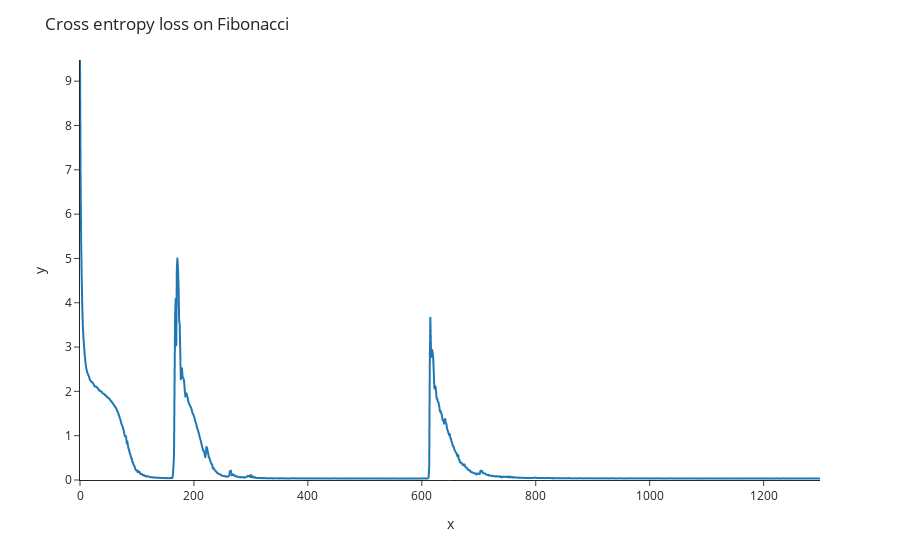

Notebook cell for this chart:
### Code cell
loss_list, accuracy_list = train_transformer(trainloader, args=args)

fig = px.line(y=loss_list, template="simple_white")
fig.update_layout(title="Cross entropy loss on Fibonacci", yaxis_range=[0, max(loss_list)])
fig.show()

### Figure 1 — Plotly figure (JSON) as saved in the notebook; plotly's stock layout.template omitted (floating-point values rounded to 4 significant figures; data arrays with more than 128 entries replaced by an {"elided": "..."} marker saying what was removed)
{"data": [{"hovertemplate": "x=%{x}<br>y=%{y}<extra></extra>", "legendgroup": "", "line": {"color": "#1F77B4", "dash": "solid"}, "marker": {"symbol": "circle"}, "mode": "lines", "name": "", "showlegend": false, "type": "scattergl", "x": {"elided": "1300 int values"}, "xaxis": "x", "y": {"elided": "1300 float values"}, "yaxis": "y"}], "layout": {"legend": {"tracegroupgap": 0}, "margin": {"t": 60}, "title": {"text": "Cross entropy loss on Fibonacci"}, "xaxis": {"anchor": "y", "domain": [0, 1], "title": {"text": "x"}}, "yaxis": {"anchor": "x", "domain": [0, 1], "range": [0, 9.478], "title": {"text": "y"}}}}
